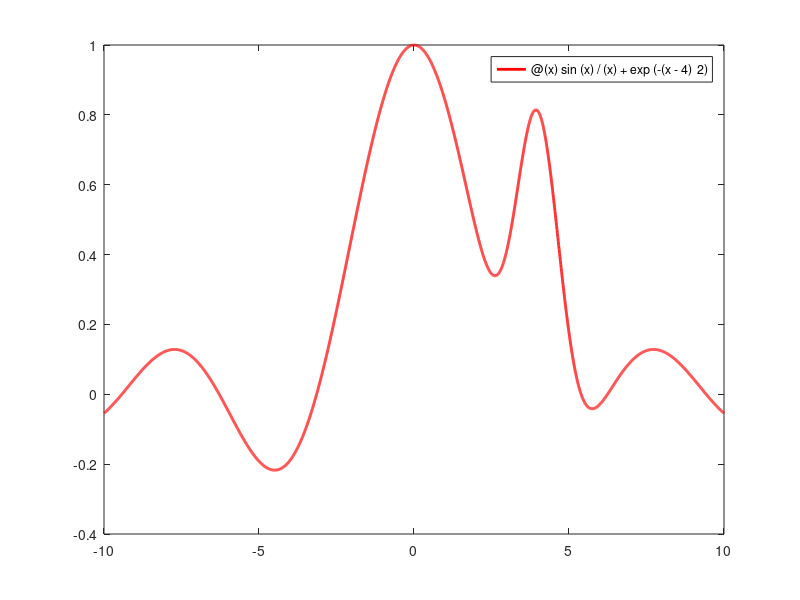
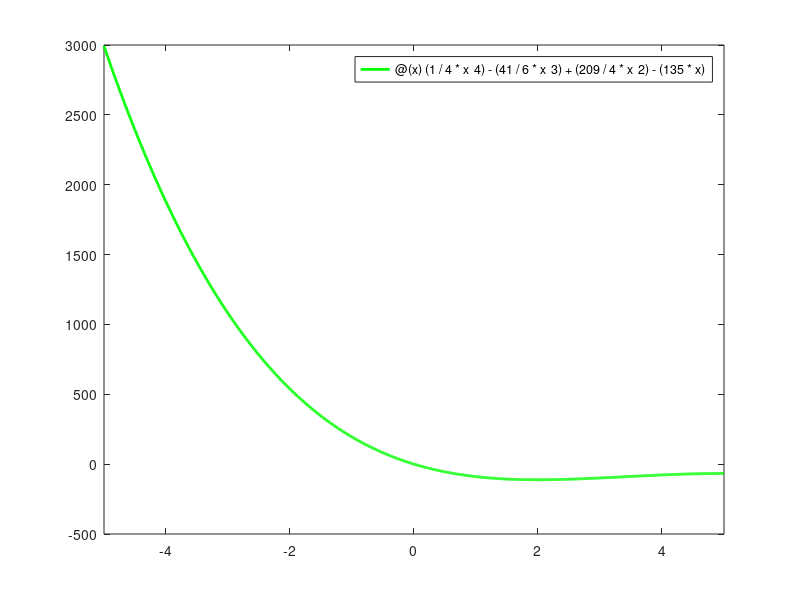

These figures' MATLAB source, in order: (Note: this script raises an error after producing the figures.)
clear all; clc; echo off; close all;

%1
x = -10:0.01:10;
f = @(x) sin(x)/(x) + exp(-(x-4)^2);
figure(1)
fplot(f,[-10 10],'r','LineWidth', 2)
min1 = fminbnd(f,2,4);
min2 = fminbnd(f,4,6);


%2
f2 = @(x) (1/4*x^4) - (41/6*x^3) + (209/4*x^2)- (135*x);
figure(2)
fplot(f2, 'green', 'LineWidth',2)
minf2 = fminbnd(f2,10,20);

%3
f3 = @(x) 100*(x(2)-x(1).^2).^2 + (1-x(1)).^2;
x1 = -2:0.01:2;
x2 = -2:0.01:2;
f_x = @(x1,x2) 100*(x2-x1.^2).^2 + (1-x1).^2;
figure(3)
[x1 x2] = meshgrid(x1,x2);
z = funkce_03(x1,x2);
mesh(x1,x2,z)
minf3 = fminsearch(f3,[0,0]);

%4 
f4 = -[-5 2 6];
A = [1 -1 1
     3 2 4
     3 2 0];
b = [20 42 30];
lb = [0 0 0];
reseni_f4 = linprog(f4,A,b,[],[],lb,[])

%5

%H = [4 1; -3 2; 1 3];
%f5 = [-1; 0; 0];
%A2 = [1 -1 1; 1 2 -6;];
%b2 = [-1;5];
%lb2 = zeros(3,1);
%reseni_f5 = quadprog(H,f5,A2,b2,[],[],lb2,[])
